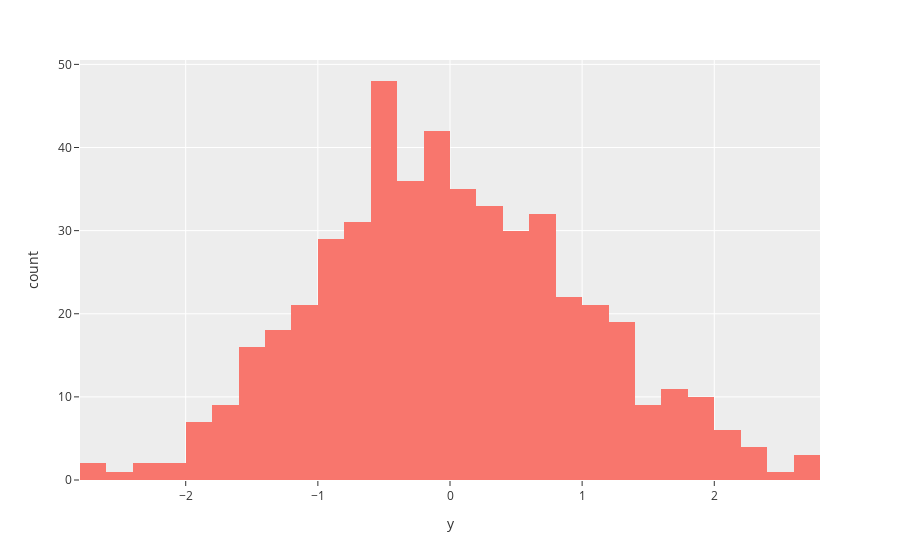

Notebook cell for this chart:
### Markdown cell above
Column X seems to be neither normally distributed nor continuous uniform

### Code cell
fig = px.histogram(datazscore, x='y'  ,template='ggplot2')
fig.show("png")

### Figure 1 — Plotly figure (JSON) as saved in the notebook; plotly's stock layout.template omitted (floating-point values rounded to 4 significant figures; data arrays with more than 128 entries replaced by an {"elided": "..."} marker saying what was removed)
{"data": [{"alignmentgroup": "True", "bingroup": "x", "hovertemplate": "y=%{x}<br>count=%{y}<extra></extra>", "legendgroup": "", "marker": {"color": "#F8766D"}, "name": "", "offsetgroup": "", "orientation": "v", "showlegend": false, "type": "histogram", "x": {"elided": "500 float values"}, "xaxis": "x", "yaxis": "y"}], "layout": {"barmode": "relative", "legend": {"tracegroupgap": 0}, "margin": {"t": 60}, "xaxis": {"anchor": "y", "domain": [0, 1], "title": {"text": "y"}}, "yaxis": {"anchor": "x", "domain": [0, 1], "title": {"text": "count"}}}}
